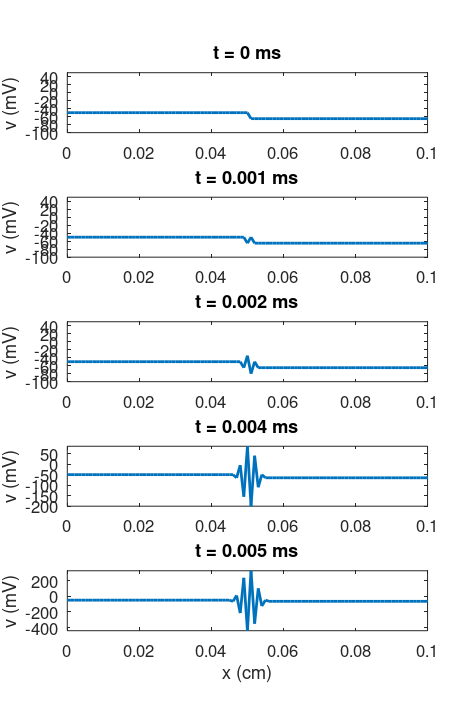

MATLAB code to generate this figure:
% Solve the equations of the cable equation with membrane dynamics modeled
% by the Hodgkin-Huxley model using an expicit numerical scheme
clear all

% Set up parameters
Cm = 1;          % uF/cm^2
w = 0.001;       % cm
sigma_i = 4;     % mS/cm
g_Na = 120;      % mS/cm^2
g_K = 36;        % mS/cm^2
g_L = 0.3;       % mS/cm^2
v_Na = 50;       % mV
v_K = -77;       % mV
v_L = -54.4;     % mV
gamma1 = 0.1;     gamma2 = 40;    gamma3 = 10;     
gamma4 = 4;       gamma5 = 65;    gamma6 = 18;    
gamma7 = 0.07;    gamma8 = 65;    gamma9 = 20;     
gamma10 = 1;      gamma11 = 35;   gamma12 = 10;   
gamma13 = 0.01;   gamma14 = 55;   gamma15 = 10;    
gamma16 = 0.125;  gamma17 = 65;   gamma18 = 80;

% Define currents
I_Na = @(v, m, h) g_Na.*m.^3.*h.*(v-v_Na);
I_K = @(v, r) g_K.*r.^4.*(v-v_K);
I_L = @(v) g_L.*(v-v_L);
I_ion = @(v, m, h, r) I_Na(v, m, h) + I_K(v, r) + I_L(v);

% Define rate constants
alpha_m = @(v) (gamma1*(v+gamma2))./(1-exp(-(v+gamma2)/gamma3));
beta_m = @(v) gamma4*exp(-(v+gamma5)/gamma6);
alpha_h = @(v) gamma7*exp(-(v+gamma8)/gamma9);
beta_h = @(v) gamma10./(1+exp(-(v+gamma11)/gamma12));
alpha_r = @(v) (gamma13*(v+gamma14))./(1-exp(-(v+gamma14)/gamma15));
beta_r = @(v) gamma16*exp(-(v+gamma17)/gamma18);

% Set up discretization
T = 1;               % Total simulation time (in ms)
dt = 0.001;          % Time step (in ms)
N = round(T/dt);     % Number of time steps
t = (0:dt:T);        % Time vector
L = 0.5;             % Length of cell/axon (in cm)
dx = 0.001;          % Spatial step (in cm)
M = round(L/dx) + 1; % Number of spatial points

% Define delta
delta = w*sigma_i/4;

% Define the matrix
A = delta/(dx^2)*(spdiags([-1; -2*ones(M-2, 1); -1], 0, M, M) ...
    + spdiags(ones(M,1), 1, M, M) ...
    + spdiags(ones(M,1), -1, M, M));
I = eye(M);

% Set up solution vectors
v = zeros(M, N+1);
m = zeros(M, N+1);
h = zeros(M, N+1);
r = zeros(M, N+1);

% Define initial conditions
v(:,1) = -65;
v(1:round(0.05/dx)+1,1) = -50;
m(:,1) = 0.1;
h(:,1) = 0.6;
r(:,1) = 0.3;

% Explicit numerical scheme
for n=1:N
    v(:,n+1) = (I+(dt/Cm)*A)*v(:, n) - dt/Cm*(I_ion(v(:,n),m(:,n),h(:,n),r(:,n)));
    m(:,n+1) = m(:,n) + dt*(alpha_m(v(:,n)).*(1-m(:,n)) - beta_m(v(:,n)).*m(:,n));
    h(:,n+1) = h(:,n) + dt*(alpha_h(v(:,n)).*(1-h(:,n)) - beta_h(v(:,n)).*h(:,n));
    r(:,n+1) = r(:,n) + dt*(alpha_r(v(:,n)).*(1-r(:,n)) - beta_r(v(:,n)).*r(:,n));
end

% Select time points to plot
t_plot = [0, 0.001, 0.002, 0.004, 0.005];
t_idx = round(t_plot/dt) + 1;
x = (0:dx:L);

% Set up figure and plot the solution
figure('Units','centimeters', 'Position', [10 10 12 18], ...
    'PaperPositionMode', 'auto', 'PaperUnits', 'centimeters', ...
    'PaperSize', [12, 17])

for i=1:length(t_plot)
    subplot(length(t_plot), 1, i)
    plot(x, v(:, t_idx(i)), 'linewidth', 2)
    set(gca, 'fontsize', 12)
    title(sprintf('t = %g ms', t_plot(i)))
    ylabel('v (mV)')
    if i == length(t_plot)
        xlabel('x (cm)')
    end
    xlim([0, 0.1])
    ylim([min(-100, min(v(:, t_idx(i)))), max(50, max(v(:, t_idx(i))))])
end

% Save the figure
print('-dpdf', '../Figures/Ch9_Fig2.pdf')
